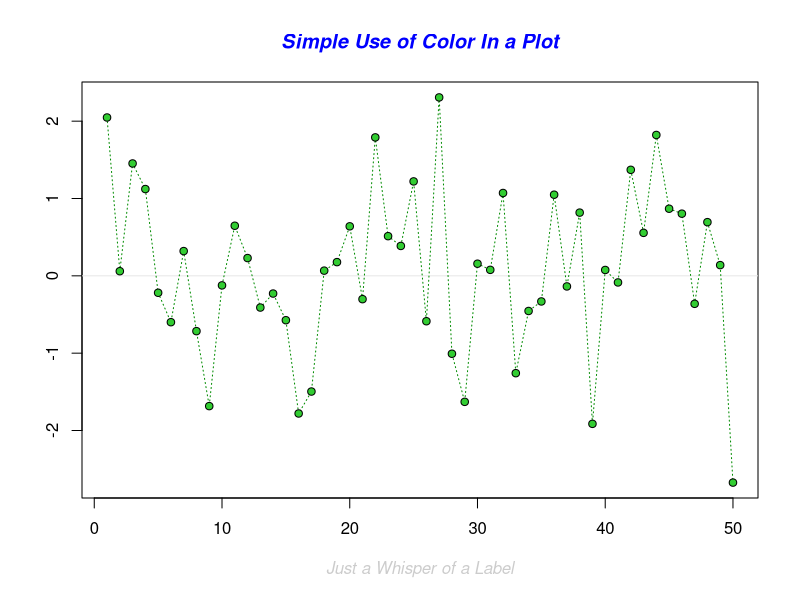

Generate this figure with R: (Note: this script raises an error after producing the figure.)
opar <- par(ask = interactive() && (.Device == "X11" || .Device == "windows"))	# For source

## Here is some code which illustrates some of the differences between
## R and S graphics capabilities.  Note that colors are generally specified
## by a character string name (taken from the X11 rgb.txt file) and that line
## textures are given similarly.	 The parameter "bg" sets the background
## parameter for the plot and there is also an "fg" parameter which sets
## the foreground color.


x <- rnorm(50)
opar <- c(opar, par(bg="white"))
plot(x, ann=FALSE, type="n")
abline(h=0, col=gray(.90))
lines(x, col="green4", lty="dotted")
points(x, bg="limegreen", pch=21)
title(main="Simple Use of Color In a Plot",
      xlab="Just a Whisper of a Label",
      col.main="blue", col.lab=gray(.8),
      cex.main=1.2, cex.lab=1.0, font.main=4, font.lab=3)


## A little color wheel.	 This code just plots equally spaced hues in
## a pie chart.	If you have a cheap SVGA monitor (like me) you will
## probably find that numerically equispaced does not mean visually
## equispaced.  On my display at home, these colors tend to cluster at
## the RGB primaries.  On the other hand on the SGI Indy at work the
## effect is near perfect.

par(bg="gray")
piechart(rep(1,24), col=rainbow(24), radius=0.9)
title(main="A Sample Color Wheel", cex.main=1.4, font.main=3)
title(xlab="(Use this as a test of monitor linearity)", cex.lab=0.8, font.lab=3)


## We have already confessed to having these.  This is just showing off X11
## color names (and the example (from the postscript manual) is pretty "cute".

pie.sales <- c(0.12, 0.3, 0.26, 0.16, 0.04, 0.12)
names(pie.sales) <- c("Blueberry", "Cherry",
		      "Apple", "Boston Cream", "Other", "Vanilla Cream")
piechart(pie.sales,
	 col=c("purple","violetred1","green3","cornsilk","cyan","white"))
title(main="January Pie Sales", cex.main=1.8, font.main=1)
title(xlab="(Don't try this at home kids)", cex.lab=0.8, font.lab=3)


## Boxplots:  I couldn't resist the capability for filling the "box".
## The use of color seems like a useful addition, it focuses attention
## on the central bulk of the data.

par(bg="cornsilk")
n <- 10
g <- gl(n, 100, n*100)
x <- rnorm(n*100) + sqrt(codes(g))
boxplot(split(x,g), col="lavender", notch=TRUE)
title(main="Notched Boxplots", xlab="Group", font.main=4, font.lab=1)


## An example showing how to fill between curves.

par(bg="white")
n <- 100
x <- c(0,cumsum(rnorm(n)))
y <- c(0,cumsum(rnorm(n)))
xx <- c(0:n, n:0)
yy <- c(x, rev(y))
plot(xx, yy, type="n", xlab="Time", ylab="Distance")
polygon(xx, yy, col="gray")
title("Distance Between Brownian Motions")


## Colored plot margins, axis labels and titles.	 You do need to be
## careful with these kinds of effects.	It's easy to go completely
## over the top and you can end up with your lunch all over the keyboard.
## On the other hand, my market research clients love it.

x <- c(0.00, 0.40, 0.86, 0.85, 0.69, 0.48, 0.54, 1.09, 1.11, 1.73, 2.05, 2.02)
par(bg="lightgray")
plot(x, type="n", axes=FALSE, ann=FALSE)
usr <- par("usr")
rect(usr[1], usr[3], usr[2], usr[4], col="cornsilk", border="black")
lines(x, col="blue")
points(x, pch=21, bg="lightcyan", cex=1.25)
axis(2, col.axis="blue", las=1)
axis(1, at=1:12, lab=month.abb, col.axis="blue")
box()
title(main="The Level of Interest in R", font.main=4, col.main="red")
title(xlab="1996", col.lab="red")


## A filled histogram, showing how to change the font used for the
## main title without changing the other annotation.

par(bg="cornsilk")
x <- rnorm(1000)
hist(x, xlim=range(-4, 4, x), col="lavender", main="")
title(main="1000 Normal Random Variates", font.main=3)


## A scatterplot matrix
## The good old Iris data (yet again)

data("iris")
pairs(iris[1:4], main="Edgar Anderson's Iris Data", font.main=4, pch=19)
pairs(iris[1:4], main="Edgar Anderson's Iris Data", pch=21,
      bg=c("red", "green3", "blue")[codes(iris$Species)])


## Contour plotting
## This produces a topographic map of one of Auckland's many volcanic "peaks".

data("volcano")
x <- 10*1:nrow(volcano)
y <- 10*1:ncol(volcano)
l <- pretty(range(volcano), 10)
par(bg="lightcyan")
pin <- par("pin")
xdelta <- diff(range(x))
ydelta <- diff(range(y))
xscale <- pin[1]/xdelta
yscale <- pin[2]/ydelta
scale <- if(xscale < yscale) xscale else yscale
xadd <- 0.5*(pin[1]/scale-xdelta)
yadd <- 0.5*(pin[2]/scale-ydelta)
plot(numeric(0), numeric(0),
     xlim=range(x)+c(-1,1)*xadd, ylim=range(y)+c(-1,1)*yadd,
     type="n", ann=FALSE)
usr <- par("usr")
rect(usr[1], usr[3], usr[2], usr[4], col="green3")
contour(x, y, volcano, levels=l, col="yellow", lty="solid", add=TRUE)
box()
title("A Topographic Map of Maunga Whau",font=4)
title(xlab="Meters North", ylab="Meters West", font=3)
mtext("10 Meter Contour Spacing", side=3, line=0.35, outer=FALSE,
      at=mean(par("usr")[1:2]), cex=0.7, font=3)

## Conditioning plots

par(bg="cornsilk")
data(quakes)
coplot(long ~ lat | depth, data=quakes, pch=21, bg="green3")

par(opar)

